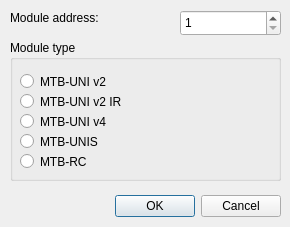
<?xml version="1.0" encoding="UTF-8"?>
<ui version="4.0">
 <class>ModuleAddDialog</class>
 <widget class="QDialog" name="ModuleAddDialog">
  <property name="geometry">
   <rect>
    <x>0</x>
    <y>0</y>
    <width>290</width>
    <height>227</height>
   </rect>
  </property>
  <property name="windowTitle">
   <string>Add new MTB module</string>
  </property>
  <widget class="QDialogButtonBox" name="bb_main">
   <property name="geometry">
    <rect>
     <x>10</x>
     <y>190</y>
     <width>271</width>
     <height>32</height>
    </rect>
   </property>
   <property name="orientation">
    <enum>Qt::Horizontal</enum>
   </property>
   <property name="standardButtons">
    <set>QDialogButtonBox::Cancel|QDialogButtonBox::Ok</set>
   </property>
  </widget>
  <widget class="QGroupBox" name="gb_module_type">
   <property name="geometry">
    <rect>
     <x>10</x>
     <y>40</y>
     <width>271</width>
     <height>141</height>
    </rect>
   </property>
   <property name="title">
    <string>Module type</string>
   </property>
   <widget class="QRadioButton" name="rb_univ2">
    <property name="geometry">
     <rect>
      <x>10</x>
      <y>30</y>
      <width>251</width>
      <height>23</height>
     </rect>
    </property>
    <property name="text">
     <string>MTB-UNI v2</string>
    </property>
   </widget>
   <widget class="QRadioButton" name="rb_univ2ir">
    <property name="geometry">
     <rect>
      <x>10</x>
      <y>50</y>
      <width>251</width>
      <height>23</height>
     </rect>
    </property>
    <property name="text">
     <string>MTB-UNI v2 IR</string>
    </property>
   </widget>
   <widget class="QRadioButton" name="rb_univ4">
    <property name="geometry">
     <rect>
      <x>10</x>
      <y>70</y>
      <width>251</width>
      <height>23</height>
     </rect>
    </property>
    <property name="text">
     <string>MTB-UNI v4</string>
    </property>
   </widget>
   <widget class="QRadioButton" name="rb_unis">
    <property name="geometry">
     <rect>
      <x>10</x>
      <y>90</y>
      <width>251</width>
      <height>23</height>
     </rect>
    </property>
    <property name="text">
     <string>MTB-UNIS</string>
    </property>
   </widget>
   <widget class="QRadioButton" name="rb_rc">
    <property name="geometry">
     <rect>
      <x>10</x>
      <y>110</y>
      <width>251</width>
      <height>23</height>
     </rect>
    </property>
    <property name="text">
     <string>MTB-RC</string>
    </property>
   </widget>
  </widget>
  <widget class="QLabel" name="label_8">
   <property name="geometry">
    <rect>
     <x>10</x>
     <y>10</y>
     <width>131</width>
     <height>16</height>
    </rect>
   </property>
   <property name="text">
    <string>Module address:</string>
   </property>
  </widget>
  <widget class="QSpinBox" name="sb_address">
   <property name="geometry">
    <rect>
     <x>180</x>
     <y>10</y>
     <width>101</width>
     <height>26</height>
    </rect>
   </property>
   <property name="minimum">
    <number>1</number>
   </property>
   <property name="maximum">
    <number>255</number>
   </property>
  </widget>
 </widget>
 <resources/>
 <connections>
  <connection>
   <sender>bb_main</sender>
   <signal>accepted()</signal>
   <receiver>ModuleAddDialog</receiver>
   <slot>accept()</slot>
   <hints>
    <hint type="sourcelabel">
     <x>248</x>
     <y>254</y>
    </hint>
    <hint type="destinationlabel">
     <x>157</x>
     <y>274</y>
    </hint>
   </hints>
  </connection>
  <connection>
   <sender>bb_main</sender>
   <signal>rejected()</signal>
   <receiver>ModuleAddDialog</receiver>
   <slot>reject()</slot>
   <hints>
    <hint type="sourcelabel">
     <x>316</x>
     <y>260</y>
    </hint>
    <hint type="destinationlabel">
     <x>286</x>
     <y>274</y>
    </hint>
   </hints>
  </connection>
 </connections>
</ui>
